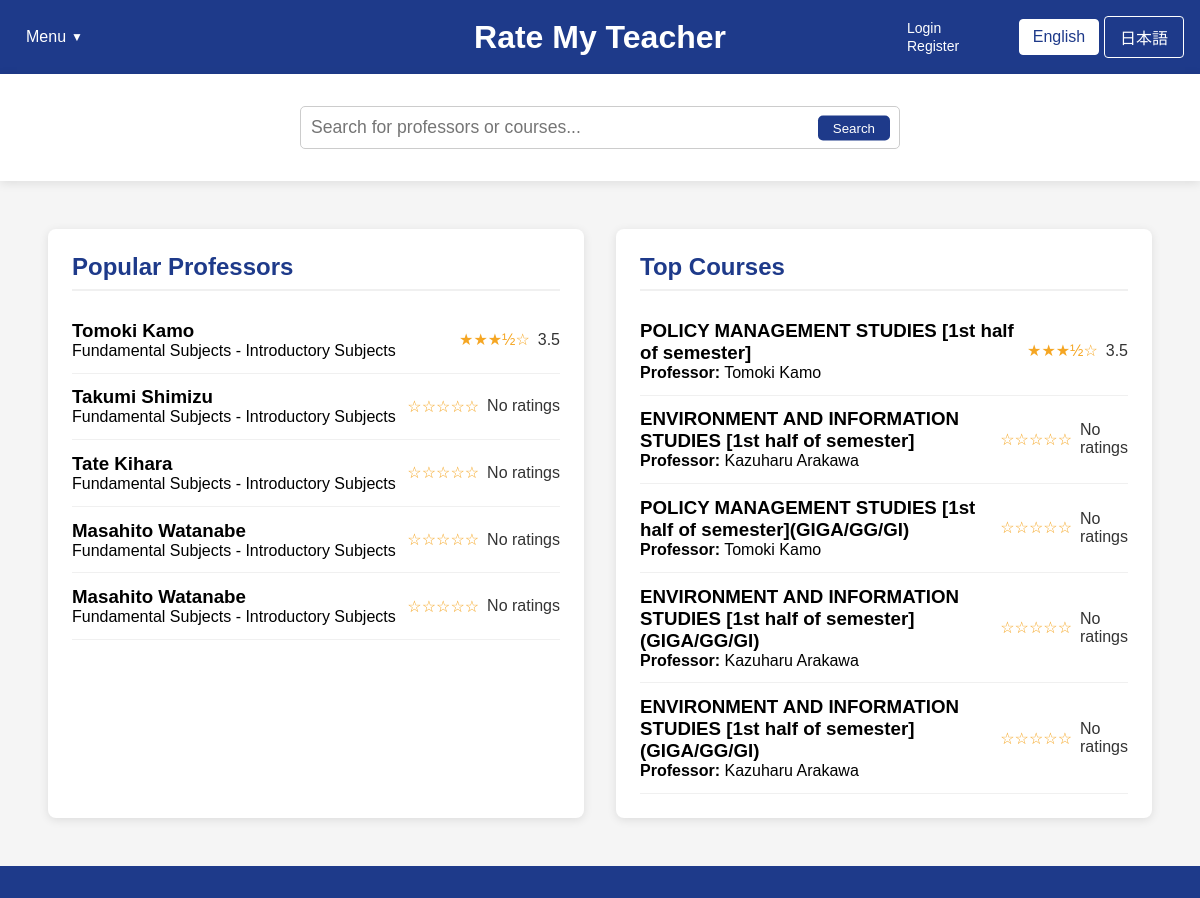
The app's page /home.php with its own data.
### tables this page shows
CREATE TABLE professors (
        id INTEGER PRIMARY KEY AUTOINCREMENT,
        name TEXT NOT NULL,
        department TEXT,
        bio TEXT,
        avg_content_quality REAL DEFAULT 0,
        avg_difficulty REAL DEFAULT 0,
        overall_rating REAL DEFAULT 0,
        review_count INTEGER DEFAULT 0
    );

CREATE TABLE courses (
        id INTEGER PRIMARY KEY AUTOINCREMENT,
        name TEXT NOT NULL,
        course_code TEXT,
        description TEXT,
        professor_id INTEGER,
        semester TEXT,
        avg_content_quality REAL DEFAULT 0,
        avg_difficulty REAL DEFAULT 0,
        overall_rating REAL DEFAULT 0,
        review_count INTEGER DEFAULT 0,
        FOREIGN KEY (professor_id) REFERENCES professors(id) ON DELETE SET NULL
    );

### home.php (the view, shortened to what this page needs)
<?php
$isLoggedIn = isset($_SESSION["loggedin"]) && $_SESSION["loggedin"] === true;
require_once 'config.php';
function getTopProfessors($limit = 5) {
    global $conn;
    $professors = [];
    try {
        $ratingCount = 0;
        $ratingCheckResult = $conn->query("SELECT COUNT(*) as count FROM ratings");
        if ($ratingCheckResult) {
            $ratingCountRow = $ratingCheckResult->fetchArray(SQLITE3_ASSOC);
            $ratingCount = $ratingCountRow['count'];
        }
        if ($ratingCount > 0) {
            $hasProfRatingColumns = false;
            $columnsResult = $conn->query("PRAGMA table_info(professors)");
            while ($col = $columnsResult->fetchArray(SQLITE3_ASSOC)) {
                if ($col['name'] === 'avg_content_quality' || $col['name'] === 'overall_rating') {
                    $hasProfRatingColumns = true;
                    break;
                }
            }
            if ($hasProfRatingColumns) {
                $stmt = $conn->prepare("
                    SELECT id, name, department,
                           COALESCE(overall_rating, (avg_content_quality + avg_difficulty) / 2) as avg_rating,
                           COALESCE(avg_content_quality, 0) as avg_content_quality,
                           COALESCE(avg_difficulty, 0) as avg_difficulty,
                           COALESCE(review_count, 0) as review_count
                    FROM professors
                    WHERE COALESCE(review_count, 0) > 0
                    ORDER BY avg_rating DESC, review_count DESC
                    LIMIT :limit
                ");
            }
            $stmt->bindValue(':limit', $limit, SQLITE3_INTEGER);
            $result = $stmt->execute();
            while ($row = $result->fetchArray(SQLITE3_ASSOC)) {
                if (isset($row['avg_rating']) && $row['avg_rating'] !== null) {
                    $row['avg_rating'] = number_format((float)$row['avg_rating'], 1);
                } else {
                    $row['avg_rating'] = "N/A";
                }
                $professors[] = $row;
            }
        }
        if (count($professors) < $limit) {
            $remaining = $limit - count($professors);
            $excludeIds = array_map(function($prof) {
                return $prof['id'];
            }, $professors);
            $excludeClause = count($excludeIds) > 0 ? "WHERE id NOT IN (" . implode(",", $excludeIds) . ")" : "";
            $stmt = $conn->prepare("
                SELECT id, name, department
                FROM professors
                $excludeClause
                LIMIT :limit
            ");
            $stmt->bindValue(':limit', $remaining, SQLITE3_INTEGER);
            $result = $stmt->execute();
            while ($row = $result->fetchArray(SQLITE3_ASSOC)) {
                $row['avg_rating'] = "N/A";
                $professors[] = $row;
            }
        }
    } catch (Exception $e) {
        error_log("Error fetching top professors: " . $e->getMessage());
    }
    return $professors;
}
function getTopCourses($limit = 5) {
    global $conn;
    $courses = [];
    try {
        $ratingCount = 0;
        $ratingCheckResult = $conn->query("SELECT COUNT(*) as count FROM ratings");
        if ($ratingCheckResult) {
            $ratingCountRow = $ratingCheckResult->fetchArray(SQLITE3_ASSOC);
            $ratingCount = $ratingCountRow['count'];
        }
        if ($ratingCount > 0) {
            $hasCourseRatingColumns = false;
            $columnsResult = $conn->query("PRAGMA table_info(courses)");
            while ($col = $columnsResult->fetchArray(SQLITE3_ASSOC)) {
                if ($col['name'] === 'avg_content_quality') {
                    $hasCourseRatingColumns = true;
                    break;
                }
            }
            if ($hasCourseRatingColumns) {
                $stmt = $conn->prepare("
                    SELECT c.id, c.name as course_name, c.course_code,
                        COALESCE(c.avg_content_quality, 0) as avg_content_quality,
                        COALESCE(c.avg_difficulty, 0) as avg_difficulty,
                        (COALESCE(c.avg_content_quality, 0) + (5 - COALESCE(c.avg_difficulty, 0))) / 2 as avg_rating,
                        COALESCE(c.review_count, 0) as review_count,
                        p.name as professor_name
                    FROM courses c
                    LEFT JOIN professors p ON c.professor_id = p.id
                    WHERE COALESCE(c.review_count, 0) > 0
                    ORDER BY avg_rating DESC, review_count DESC
                    LIMIT :limit
                ");
            }
            $stmt->bindValue(':limit', $limit, SQLITE3_INTEGER);
            $result = $stmt->execute();
            while ($row = $result->fetchArray(SQLITE3_ASSOC)) {
                if (isset($row['avg_rating']) && $row['avg_rating'] !== null) {
                    $row['avg_rating'] = number_format((float)$row['avg_rating'], 1);
                } else {
                    $row['avg_rating'] = "N/A";
                }
                $courses[] = $row;
            }
        }
        if (count($courses) < $limit) {
            $remaining = $limit - count($courses);
            $excludeIds = array_map(function($course) {
                return $course['id'];
            }, $courses);
            $excludeClause = count($excludeIds) > 0 ? "WHERE c.id NOT IN (" . implode(",", $excludeIds) . ")" : "";
            $stmt = $conn->prepare("
                SELECT c.id, c.name as course_name, c.course_code, p.name as professor_name
                FROM courses c
                LEFT JOIN professors p ON c.professor_id = p.id
                $excludeClause
                LIMIT :limit
            ");
            $stmt->bindValue(':limit', $remaining, SQLITE3_INTEGER);
            $result = $stmt->execute();
            while ($row = $result->fetchArray(SQLITE3_ASSOC)) {
                $row['avg_rating'] = "N/A";
                $courses[] = $row;
            }
        }
    } catch (Exception $e) {
        error_log("Error fetching top courses: " . $e->getMessage());
    }
    return $courses;
}
$topProfessors = getTopProfessors(5);
$topCourses = getTopCourses(5);
?>
<!DOCTYPE html>
<html lang="en">
<head>
    <link rel="stylesheet" href="css/style.css">
</head>
<body>
    <div class="container">
        <header>
            <div class="header-left">
                <div class="dropdown">
                    <?php
                    $currentLang = isset($_COOKIE['language']) && $_COOKIE['language'] == 'ja' ? 'ja' : 'en';
                    $menuLabel = $currentLang == 'ja' ? 'メニュー' : 'Menu';
                    $logoutLabel = $currentLang == 'ja' ? 'ログアウト' : 'Logout';
                    $loginLabel = $currentLang == 'ja' ? 'ログイン' : 'Login';
                    $registerLabel = $currentLang == 'ja' ? '登録' : 'Register';
                    ?>
                    <button class="dropbtn"><?php echo $menuLabel; ?></button>
                </div>
            </div>
            <div class="header-center">
                <div class="logo">
                    <h1><a href="home.php" style="color: white; text-decoration: none;"><?php echo $currentLang == 'ja' ? 'Rate My Teacher' : 'Rate My Teacher'; ?></a></h1>
                </div>
            </div>
            <div class="header-right">
                <div class="auth-links">
                    <?php if ($isLoggedIn): ?>
                        <a href="logout.php"><?php echo $logoutLabel; ?></a>
                    <?php else: ?>
                        <a href="login.php"><?php echo $loginLabel; ?></a>
                        <a href="register.php"><?php echo $registerLabel; ?></a>
                    <?php endif; ?>
                </div>
                <div class="language-toggle">
                    <a href="?lang=en" class="<?php echo (!isset($_COOKIE['language']) || $_COOKIE['language'] == 'en') ? 'active' : ''; ?>"
                    style="display:inline-block; width:80px; text-align:center; padding:8px 0; margin-right:5px;
                            background:<?php echo (!isset($_COOKIE['language']) || $_COOKIE['language'] == 'en') ? 'white' : 'transparent'; ?>;
                            color:<?php echo (!isset($_COOKIE['language']) || $_COOKIE['language'] == 'en') ? '#1e3a8a' : 'white'; ?>;
                            text-decoration:none; border:1px solid white; border-radius:4px;"
                    onclick="document.cookie='language=en; path=/; max-age=2592000'; return true;">
                    English
                    </a>
                    <a href="?lang=ja" class="<?php echo (isset($_COOKIE['language']) && $_COOKIE['language'] == 'ja') ? 'active' : ''; ?>"
                    style="display:inline-block; width:80px; text-align:center; padding:8px 0;
                            background:<?php echo (isset($_COOKIE['language']) && $_COOKIE['language'] == 'ja') ? 'white' : 'transparent'; ?>;
                            color:<?php echo (isset($_COOKIE['language']) && $_COOKIE['language'] == 'ja') ? '#1e3a8a' : 'white'; ?>;
                            text-decoration:none; border:1px solid white; border-radius:4px;"
                    onclick="document.cookie='language=ja; path=/; max-age=2592000'; return true;">
                    日本語
                    </a>
                </div>
        </header>
        <div class="search-container">
            <div class="search-bar" style="position: relative !important;">
                <input type="text" id="searchInput" placeholder="<?php echo $currentLang == 'ja' ? '教授やコースを検索...' : 'Search for professors or courses...'; ?>" style="width: 100%; padding: 10px; border-radius: 5px; border: 1px solid #ccc;">
                <button id="searchButton" style="position: absolute; right: 10px; top: 50%; transform: translateY(-50%); background: #1e3a8a; color: white; border: none; padding: 5px 15px; border-radius: 5px; cursor: pointer;"><?php echo $currentLang == 'ja' ? '検索' : 'Search'; ?></button>
            </div>
        </div>
        <main style="flex: 1; display: flex; padding: 2rem;">
            <div id="popular-professors" class="content-box" style="flex: 1; background-color: white; margin: 1rem; padding: 1.5rem; border-radius: 8px; box-shadow: 0 2px 10px rgba(0,0,0,0.1);">
                <h2><?php echo $currentLang == 'ja' ? '人気の教授' : 'Popular Professors'; ?></h2>
                <div class="professor-list">
                    <?php foreach ($topProfessors as $professor): ?>
                    <a href="professor_page_template.php?name=<?php echo urlencode(str_replace(' ', '', $professor['english_name'])); ?>&lang=<?php echo $currentLang; ?>" style="text-decoration: none; color: inherit;">
                        <div class="professor-item" data-id="<?php echo $isLoggedIn ? $professor['id'] : 'login-required'; ?>">
                            <div>
                                <h3><?php echo htmlspecialchars($professor['name']); ?></h3>
                                <p><?php echo htmlspecialchars($professor['department'] ?? 'Unknown Department'); ?></p>
                            </div>
                            <div class="rating">
                                <?php
                                if ($professor['avg_rating'] !== 'N/A' && $professor['avg_rating'] > 0) {
                                    $fullStars = floor($professor['avg_rating']);
                                    $hasHalfStar = $professor['avg_rating'] - $fullStars >= 0.5;
                                    echo str_repeat('★', $fullStars);
                                    echo $hasHalfStar ? '½' : '';
                                    echo str_repeat('☆', 5 - $fullStars - ($hasHalfStar ? 1 : 0));
                                    echo ' <span>' . $professor['avg_rating'] . '</span>';
                                } else {
                                    echo '☆☆☆☆☆ <span>No ratings</span>';
                                }
                                ?>
                            </div>
                        </div>
                    </a>
                    <?php endforeach; ?>
                </div>
            </div>
            <div id="top-courses" class="content-box" style="flex: 1; background-color: white; margin: 1rem; padding: 1.5rem; border-radius: 8px; box-shadow: 0 2px 10px rgba(0,0,0,0.1);">
                <h2><?php echo $currentLang == 'ja' ? '人気のコース' : 'Top Courses'; ?></h2>
                <div class="course-list">
                    <?php foreach ($topCourses as $course): ?>
                    <a href="course.php?course=<?php echo urlencode($course['english_course_name']); ?>&professor=<?php echo urlencode($course['professor_name'] ?? ''); ?>&lang=<?php echo $currentLang; ?>" style="text-decoration: none; color: inherit;">
                        <div class="course-item" data-id="<?php echo $isLoggedIn ? $course['id'] : 'login-required'; ?>">
                            <div>
                                <h3><?php echo htmlspecialchars($course['course_name'] ?? $course['name']); ?></h3>
                                <p><strong>Professor:</strong> <?php echo htmlspecialchars($course['professor_name'] ?? 'Unknown Professor'); ?></p>
                            </div>
                            <div class="rating">
                                <?php
                                if ($course['avg_rating'] !== 'N/A' && $course['avg_rating'] > 0) {
                                    $fullStars = floor($course['avg_rating']);
                                    $hasHalfStar = $course['avg_rating'] - $fullStars >= 0.5;
                                    echo str_repeat('★', $fullStars);
                                    echo $hasHalfStar ? '½' : '';
                                    echo str_repeat('☆', 5 - $fullStars - ($hasHalfStar ? 1 : 0));
                                    echo ' <span>' . $course['avg_rating'] . '</span>';
                                } else {
                                    echo '☆☆☆☆☆ <span>No ratings</span>';
                                }
                                ?>
                            </div>
                        </div>
                    </a>
                    <?php endforeach; ?>
                </div>
            </div>
        </main>
        <footer>
        </footer>
    </div>
</body>
</html>

### records on screen
professors: name "Tomoki Kamo", department "Fundamental Subjects - Introductory Subjects", fullStars "★★★", shows "½", hasHalfStar "☆", avg_rating "3.5"
professors: name "Takumi Shimizu", department "Fundamental Subjects - Introductory Subjects", shows "No ratings"
professors: name "Tate Kihara", department "Fundamental Subjects - Introductory Subjects", shows "No ratings"
professors: name "Masahito Watanabe", department "Fundamental Subjects - Introductory Subjects", shows "No ratings"
courses: name "POLICY MANAGEMENT STUDIES [1st half of semester]", professor.name "Tomoki Kamo", fullStars "★★★", shows "½", hasHalfStar "☆", avg_rating "3.5"
courses: name "ENVIRONMENT AND INFORMATION STUDIES [1st half of semester]", professor.name "Kazuharu Arakawa", shows "No ratings"
courses: name "POLICY MANAGEMENT STUDIES [1st half of semester](GIGA/GG/GI)", professor.name "Tomoki Kamo", shows "No ratings"
courses: name "ENVIRONMENT AND INFORMATION STUDIES [1st half of semester](GIGA/GG/GI)", professor.name "Kazuharu Arakawa", shows "No ratings"

### other values on screen
$loginLabel "Login"
$registerLabel "Register"
